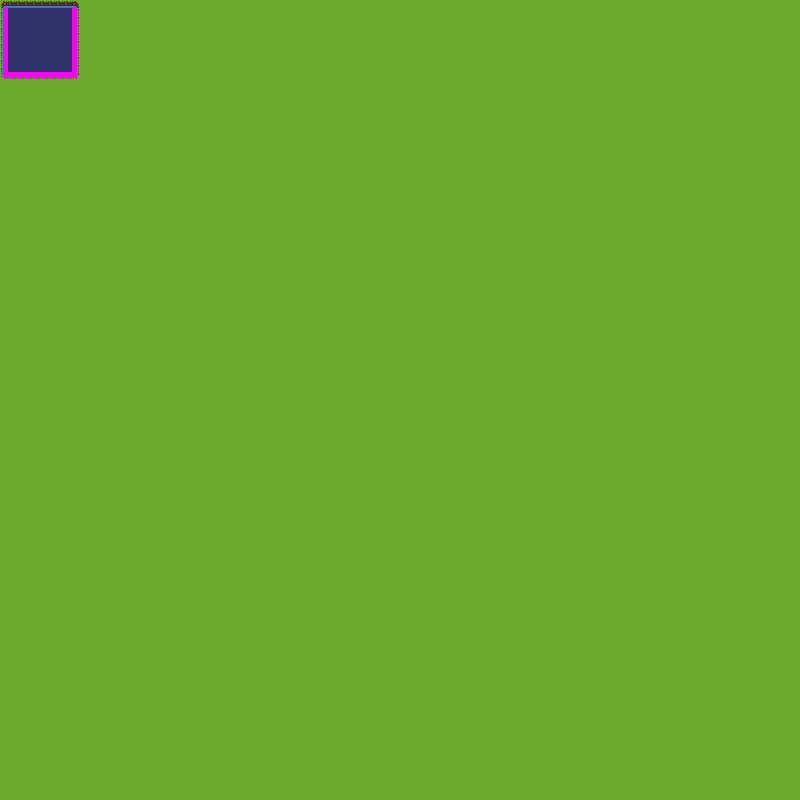

The image is a tile-based game level rendered from a .tmx file. Its description and source (layers, tilesets, objects; grid data summarised) follow:
An orthogonal 100x100 tile map with 8x8 px tiles, 2 tile layers (Tilelaag 2, Tilelaag 1), 2 tilesets.

<map version="1.0" orientation="orthogonal" renderorder="right-down" width="100" height="100" tilewidth="8" tileheight="8" nextobjectid="1">
 <tileset firstgid="1" name="terrain_minimal" tilewidth="8" tileheight="8">
  <image source="terrain_minimal.png" width="8" height="8" />
 </tileset>
 <tileset firstgid="2" name="terrain_smallest" tilewidth="8" tileheight="8">
  <image source="terrain_smallest.png" width="72" height="24" />
 </tileset>
 <layer name="Tilelaag 2" width="100" height="100">
  <data>[10000 cells, 100 non-empty, 1 distinct tile ids]</data>
 </layer>
 <layer name="Tilelaag 1" width="100" height="100">
  <data>[10000 cells, 9936 non-empty, 9 distinct tile ids]</data>
 </layer>
</map>
